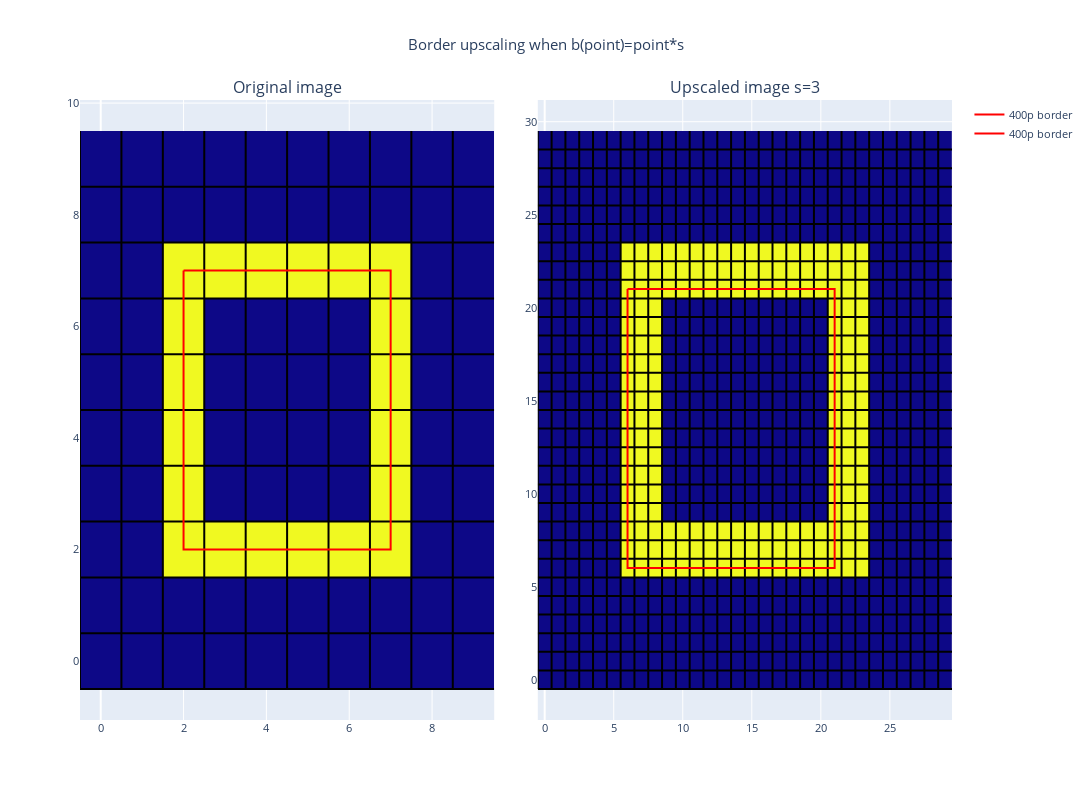

Here is the notebook cell this chart was saved with:
### Code cell
fig = make_subplots(rows=1, cols=2, 
                    horizontal_spacing=0.05, 
                    vertical_spacing=0.1,
                    subplot_titles=('Original image', f"Upscaled image s={scale_factor}"))
# Add images to plot
base_image_fig = px.imshow(test_image)
fig.add_trace(base_image_fig.data[0], 1, 1)
xs, ys = gridlines(test_image)
fig.add_trace(go.Scatter(x=xs, y=ys, marker=dict(color='black', size=1), name=f"Pixel edges", showlegend=False), row=1, col=1)

upscaled_image_fig = px.imshow(upscaled_image_box)
fig.add_trace(upscaled_image_fig.data[0], 1, 2)
xs, ys = gridlines(upscaled_image_box)
fig.add_trace(go.Scatter(x=xs, y=ys, marker=dict(color='black', size=1), name=f"Pixel edges", showlegend=False), row=1, col=2)


fig.add_trace(go.Scatter(x=fourier_xs, y=fourier_ys, marker=dict(color='red', size=10), name=f"400p border"), row=1, col=1)
fig.add_trace(go.Scatter(x=fourier_xs*scale_factor, y=fourier_ys*scale_factor, marker=dict(color='red', size=10), name=f"400p border "), row=1, col=2)

fig.update_layout(title_text=f"Border upscaling when b(point)=point*s", title_x=0.5, width=1400, height=800, showlegend=True, font_size=11)
fig.update(layout_coloraxis_showscale=False)
fig.show()

### Figure 1 — Plotly figure (JSON) as saved in the notebook; plotly's stock layout.template omitted (floating-point values rounded to 4 significant figures; data arrays with more than 128 entries replaced by an {"elided": "..."} marker saying what was removed)
{"data": [{"coloraxis": "coloraxis", "hovertemplate": "x: %{x}<br>y: %{y}<br>color: %{z}<extra></extra>", "name": "0", "type": "heatmap", "xaxis": "x", "yaxis": "y", "z": [[0, 0, 0, 0, 0, 0, 0, 0, 0, 0], [0, 0, 0, 0, 0, 0, 0, 0, 0, 0], [0, 0, 1, 1, 1, 1, 1, 1, 0, 0], [0, 0, 1, 0, 0, 0, 0, 1, 0, 0], [0, 0, 1, 0, 0, 0, 0, 1, 0, 0], [0, 0, 1, 0, 0, 0, 0, 1, 0, 0], [0, 0, 1, 0, 0, 0, 0, 1, 0, 0], [0, 0, 1, 1, 1, 1, 1, 1, 0, 0], [0, 0, 0, 0, 0, 0, 0, 0, 0, 0], [0, 0, 0, 0, 0, 0, 0, 0, 0, 0]]}, {"marker": {"color": "black", "size": 1}, "name": "Pixel edges", "showlegend": false, "type": "scatter", "x": [-0.5, -0.5, null, -0.5, 9.5, null, 0.5, 0.5, null, -0.5, 9.5, null, 1.5, 1.5, null, -0.5, 9.5, null, 2.5, 2.5, null, -0.5, 9.5, null, 3.5, 3.5, null, -0.5, 9.5, null, 4.5, 4.5, null, -0.5, 9.5, null, 5.5, 5.5, null, -0.5, 9.5, null, 6.5, 6.5, null, -0.5, 9.5, null, 7.5, 7.5, null, -0.5, 9.5, null, 8.5, 8.5, null, -0.5, 9.5, null], "xaxis": "x", "y": [-0.5, 9.5, null, -0.5, -0.5, null, -0.5, 9.5, null, 0.5, 0.5, null, -0.5, 9.5, null, 1.5, 1.5, null, -0.5, 9.5, null, 2.5, 2.5, null, -0.5, 9.5, null, 3.5, 3.5, null, -0.5, 9.5, null, 4.5, 4.5, null, -0.5, 9.5, null, 5.5, 5.5, null, -0.5, 9.5, null, 6.5, 6.5, null, -0.5, 9.5, null, 7.5, 7.5, null, -0.5, 9.5, null, 8.5, 8.5, null], "yaxis": "y"}, {"coloraxis": "coloraxis", "hovertemplate": "x: %{x}<br>y: %{y}<br>color: %{z}<extra></extra>", "name": "0", "type": "heatmap", "xaxis": "x2", "yaxis": "y2", "z": {"elided": "30x30 int values"}}, {"marker": {"color": "black", "size": 1}, "name": "Pixel edges", "showlegend": false, "type": "scatter", "x": {"elided": "180 float values"}, "xaxis": "x2", "y": {"elided": "180 float values"}, "yaxis": "y2"}, {"marker": {"color": "red", "size": 10}, "name": "400p border", "type": "scatter", "x": {"elided": "200 float values"}, "xaxis": "x", "y": {"elided": "200 float values"}, "yaxis": "y"}, {"marker": {"color": "red", "size": 10}, "name": "400p border ", "type": "scatter", "x": {"elided": "200 float values"}, "xaxis": "x2", "y": {"elided": "200 float values"}, "yaxis": "y2"}], "layout": {"annotations": [{"font": {"size": 16}, "showarrow": false, "text": "Original image", "x": 0.2375, "xanchor": "center", "xref": "paper", "y": 1, "yanchor": "bottom", "yref": "paper"}, {"font": {"size": 16}, "showarrow": false, "text": "Upscaled image s=3", "x": 0.7625, "xanchor": "center", "xref": "paper", "y": 1, "yanchor": "bottom", "yref": "paper"}], "coloraxis": {"showscale": false}, "font": {"size": 11}, "height": 800, "showlegend": true, "title": {"text": "Border upscaling when b(point)=point*s", "x": 0.5}, "width": 1400, "xaxis": {"anchor": "y", "domain": [0, 0.475]}, "xaxis2": {"anchor": "y2", "domain": [0.525, 1]}, "yaxis": {"anchor": "x", "domain": [0, 1]}, "yaxis2": {"anchor": "x2", "domain": [0, 1]}}}
